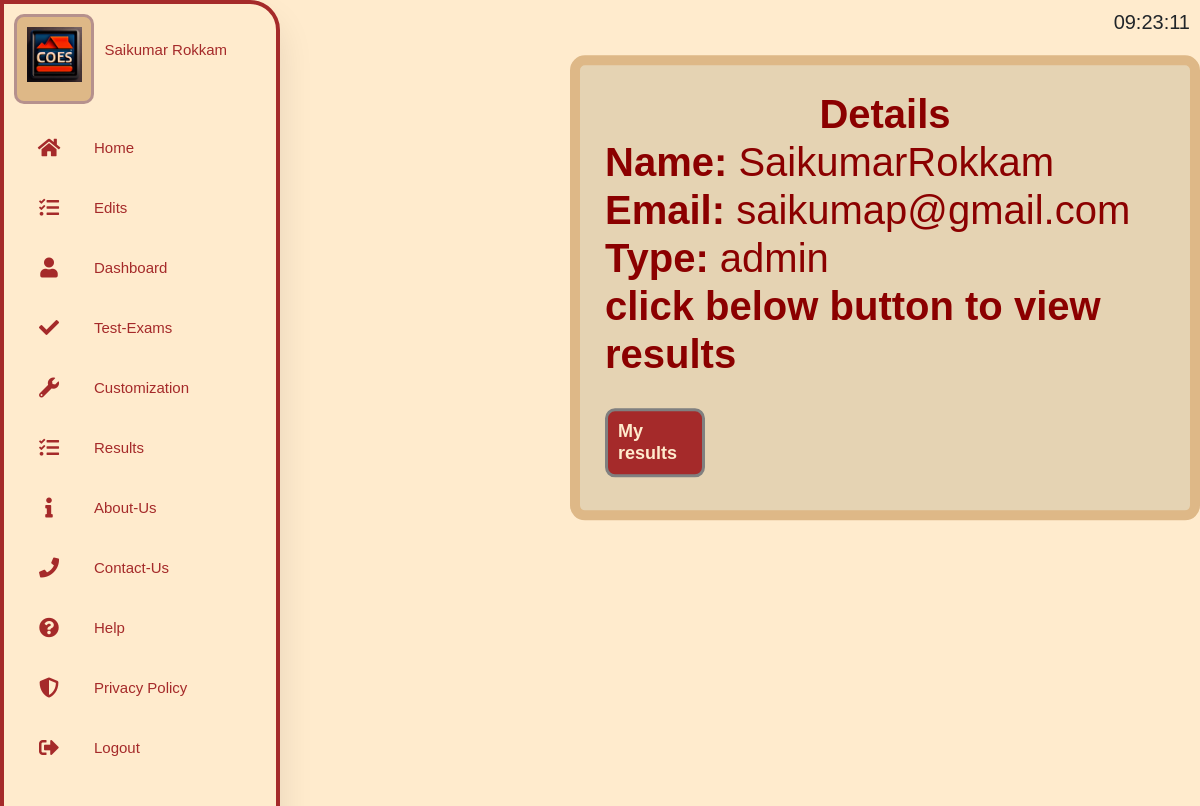
The page /dashboard (signed in) on the database its author committed.
### website/models.py (models this page shows)
class User(db.Model,UserMixin):
	id = db.Column(db.Integer,primary_key=True)
	email =db.Column(db.String(250),unique=True)
	types =db.Column(db.String(250),nullable=False)
	password=db.Column(db.String(500),nullable=False)
	firstname=db.Column(db.String(150),nullable=False)
	lastname=db.Column(db.String(150),nullable=False)
	status = db.relationship('logstat',back_populates="user")
	names = db.relationship("Names", back_populates="user")
	result = db.relationship("Result", back_populates="user")
	top = db.relationship("Top", back_populates="user")
	ctime = db.relationship("Ctime", back_populates="user")

### website/auth.py (the view)
@auth.route('/dashboard')
@login_required
def dashboard():
	return render_template('dashboard.html',user=current_user)

### website/__init__.py (called while the page is built)
def  create_app():
	app = Flask(__name__,static_folder='static', template_folder='templates')
	app.config['SECRET_KEY']='solopop'
	app.config['SQLALCHEMY_DATABASE_URI']=f'sqlite:///{DB_NAME}'
	db.init_app(app)
	from .views import views
	from .auth import auth
	app.register_blueprint(views,url_prefix='/')
	app.register_blueprint(auth,url_prefix='/')
	from .models import User
	with app.app_context():
		db.create_all()
	login_manager = LoginManager()
	login_manager.login_view = 'auth.login'
	login_manager.init_app(app)
	@login_manager.user_loader
	def load_user(id):
		return User.query.get(int(id))
	return app

### website/templates/dashboard.html (shortened to what this page needs)
{% extends "base.html" %}
{% block content%}
<div class="form">
<h1><b> <center>Details</center></b>
	<b>Name:</b>
	{{(user.firstname+user.lastname)}}
	<br>
	<b>Email:</b>
	{{user.email}}
	<br>
	<b>Type:</b>
	{{user.types}}
	<br>
	<b>click below button to view results</b>
	<a href="/result" class='btnn'>My results</a>
	</h1>
	</div>
{% endblock%}

### website/templates/base.html (shortened to what this page needs)
<!DOCTYPE html>
<html>
<head>
  <link rel="stylesheet" type="text/css" href="https://cdnjs.cloudflare.com/ajax/libs/font-awesome/5.15.4/css/all.min.css">
  <link
      rel="stylesheet"
      href="https://stackpath.bootstrapcdn.com/bootstrap/4.4.1/css/bootstrap.min.css"
    />
    <link
      rel="stylesheet"
      href="https://stackpath.bootstrapcdn.com/font-awesome/4.7.0/css/font-awesome.min.css"
    />
<link rel="stylesheet" type="text/css" href="{{ url_for('static', filename='css/makelogs.css') }}">
</head>
<body>
  <nav id="navas">
    <ul>
      <li>
        <a href="/" class="logob">
          <img src="{{ url_for('static', filename='/images/icon4.jpg') }}">
        <span class="nav-item">&nbsp;&nbsp;&nbsp;{{user.firstname}}&nbsp;{{user.lastname}}</span>
        </a>
      </li>
      <li><a href="/about">
        <i class="fas fa-home"></i>
        <span class="nav-item">Home</span>
      </a></li>
     {% if user.is_authenticated %}
      {% if user.types == 'tutor' %}
      <li><a href="/dashboard">
        <i class="fas fa-user"></i>
        <span class="nav-item">Dashboard</span>
      </a></li>
      <li><a href="/custom">
        <i class="fas fa-wrench"></i>
        <span class="nav-item">Customization</span>
      </a></li>
      <li><a href="/tests">
        <i class="fas fa-check"></i>
        <span class="nav-item">Test-Exams</span>
      </a></li>
      <li><a href="/result">
        <i class="fas fa-tasks"></i>
        <span class="nav-item">Results</span>
      </a></li>
      {% elif user.types == 'admin' %}
      <li><a href="/useredit">
        <i class="fas fa-tasks"></i>
        <span class="nav-item">Edits</span>
      </a></li>
      <li><a href="/dashboard">
        <i class="fas fa-user"></i>
        <span class="nav-item">Dashboard</span>
      </a></li>
      <li><a href="/tests">
        <i class="fas fa-check"></i>
        <span class="nav-item">Test-Exams</span>
      </a></li>
      <li><a href="/custom">
        <i class="fas fa-wrench"></i>
        <span class="nav-item">Customization</span>
      </a></li>
      <li><a href="/result">
        <i class="fas fa-tasks"></i>
        <span class="nav-item">Results</span>
      </a></li>
      {% endif %}
      <li><a href="/about">
        <i class="fas fa-info"></i>
        <span class="nav-item">About-Us</span>
      </a></li>
      <li><a href="/contact">
        <i class="fas fa-phone"></i>
        <span class="nav-item">Contact-Us</span>
      </a></li>
      <li><a href="/help">
        <i class="fas fa-question-circle"></i>
        <span class="nav-item">Help</span>
      </a></li>
      <li><a href="/policy">
        <i class="fas fa-shield-alt"></i>
        <span class="nav-item">Privacy Policy</span>
      </a></li>
      <li><a href="/logout" class="logout">
        <i class="fas fa-sign-out-alt"></i>
        <span class="nav-item">Logout</span>
      </a></li>
      {% endif %}
  </nav>
   {% if user.is_authenticated %}
<h5 align="right" id="current-time"></h5>
    {% endif %}
   <div class="cotainer">
    {% block content %}
    {% endblock %}
   </div>
</body>
</html>

### website/static/css/makelogs.css (style rules this page uses)
h5 { font-size: 20px; margin-right: 10px; margin-top: 10px; }
.fa-info, .fa-list-alt, .fa-shield-alt, .fa-sign-in-alt, .fa-registered, .fa-sign-out-alt, .fa-home, .fa-wrench, .fa-tasks, .fa-phone, .fa-question-circle, .fa-user, .fa-chart-bar, .fa-check, .nav-item { color:brown; transition: width 0.1s linear; border-radius: 3px; }
.cotainer { margin-left: 300px; }
* { margin: 0; padding: 0; outline: none; border: none; text-decoration: none; box-align: border-box; font-family: "poppins",sans-serif; }
body { background-color: blanchedalmond; }
nav { position: absolute; top: 0; bottom: 0; height: 120%; left: 0; background-color: blanchedalmond; width:90px; border: 5px solid burlywood ; border-top-right-radius:30px ; overflow: hidden; transition: width 0.2s linear; box-shadow: 0 20px 35px rgba(0,0,0,0.1); }
.logob { text-align: center; display: flex; margin-right: 10px; width: 80px; height: 90px; border: 3px solid #6495; border-radius: 10px; background-color: burlywood; transition: all 0.5s ease; margin: 10px 10px; }
.logob img { width: 60px; height: 55px; }
a { position: relative; color: rgb(85,83,83); font-size: 15px; display: table; width: 300px; text-decoration: none; padding: 10px; }
.fas { position: relative; width: 70px; height: 40px; top: 14px; font-size: 20px; text-align: center; }
.nav-item { position: relative; top: 12px; margin-left: 10px; }
.nav-item:hover, { font-family:Courier; }
.form { width: auto; height: auto; color: darkred; background: #E5D3B3; border-radius: 30px; border: 10px solid burlywood; position: absolute; top: 60px; font-family: Sans-serif; left: 570px; transform: translate(0%,-1%); border-radius: 15px; padding: 25px; }
::placeholder { color:saddlebrown; font-family: Arial; }
.btnn { width: 100px; height: 40px; color: blanchedalmond; background-color: brown; font-weight: bold; margin-top: 30px; font-size: 18px; border: 3px solid gray; border-radius: 10px; cursor: pointer; transition: 0.4s ease; }

### rows shown on the page
User: firstname "Saikumar", lastname "Rokkam", (user.firstname+user.lastname) "SaikumarRokkam", email "saikumap@gmail.com", types "admin"
